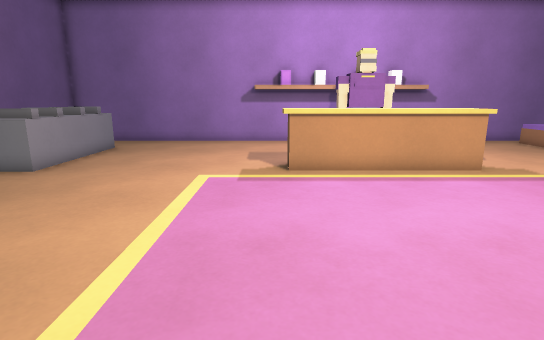
View 1 (above)

15 first-person views from a walk through a level from a Godot 3-D game. The camera is 1.2 m above the floor, tilts 12° down and sees 80° across. The floor is counted in squares, 0.5 m on a side. Each view is taken from the middle of a square. On the plan, view 1 faces up. The plan holds only what a view shows up to about 20 squares ahead; the rest is blank.

View 2
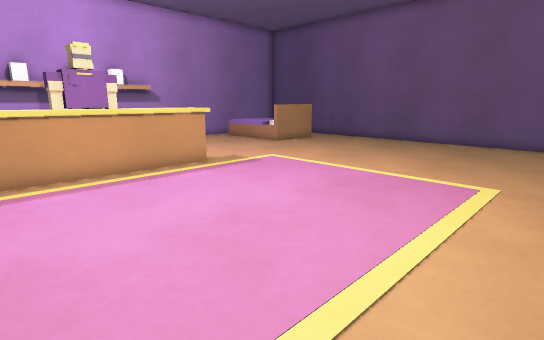

View 3
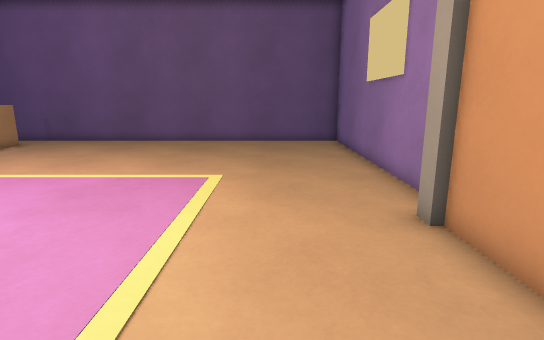

View 4
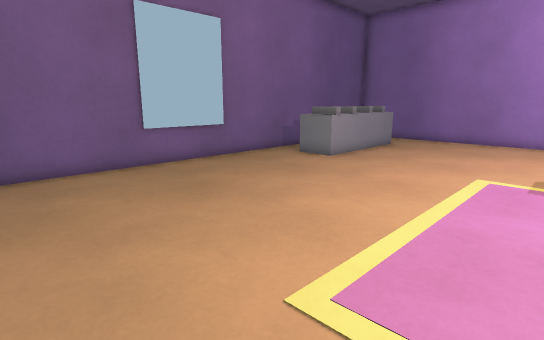

View 5
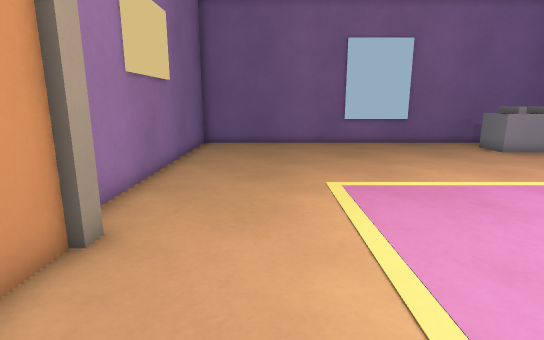

View 6
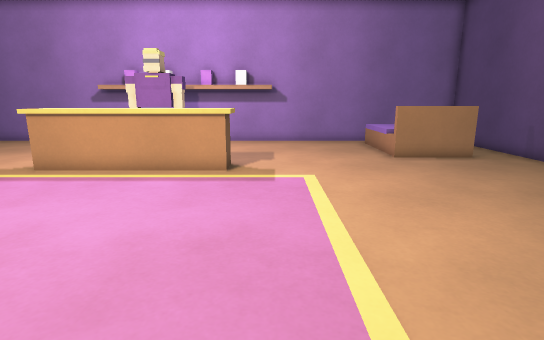

View 7
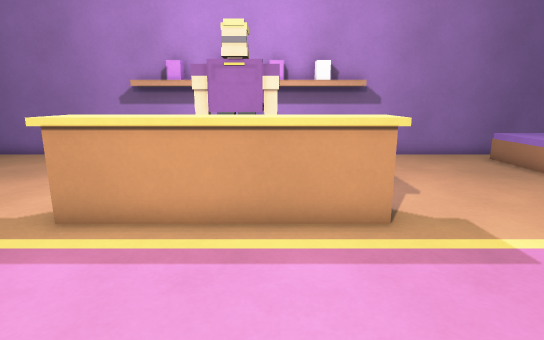

View 8
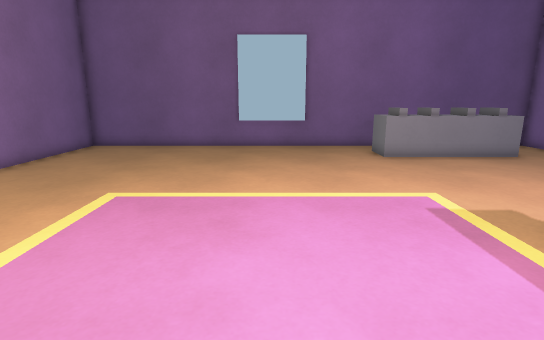

View 9
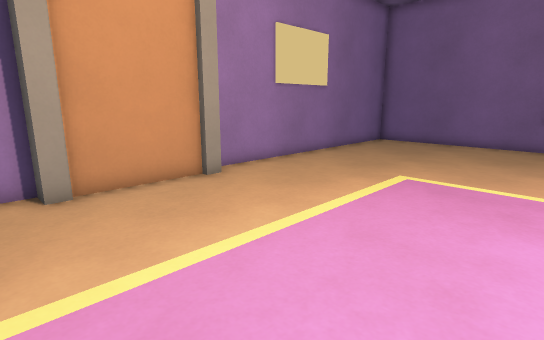

View 10
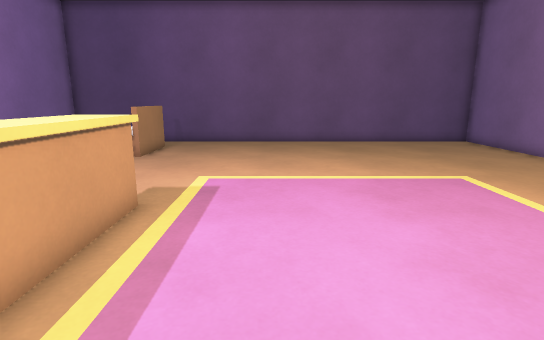

View 11
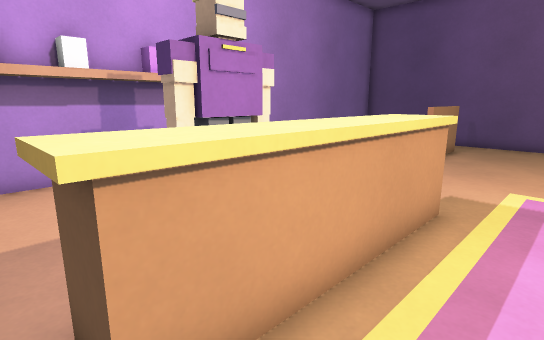

View 12
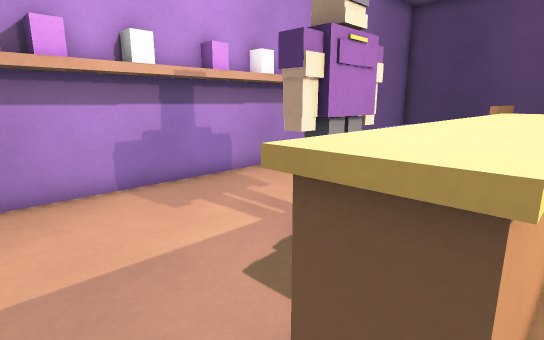

View 13
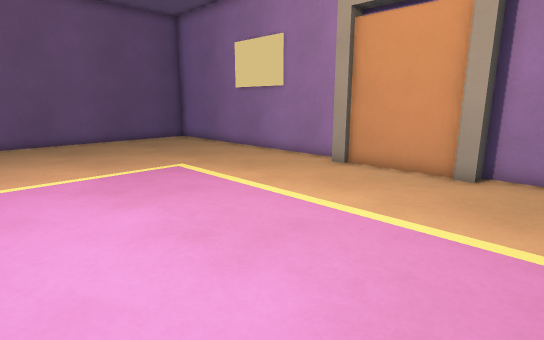

View 14
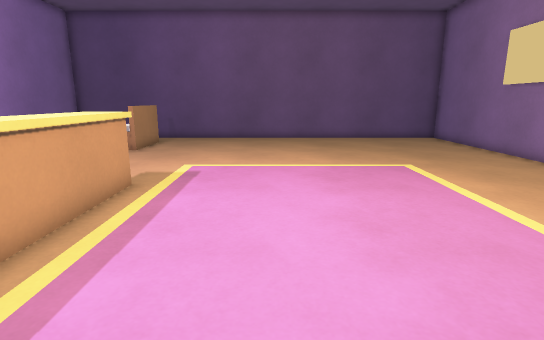

View 15
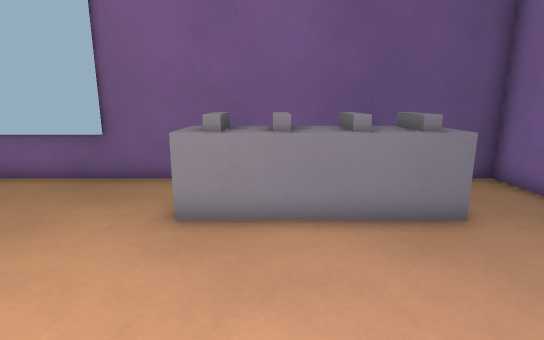

### Floor plan
Key: @ floor where view 1 was taken; # wall or solid block; . floor; D closed door; ^ raised ledge; C chest; B bed.
Columns run from 12 left of view 1 to 20 right of it. Each row starts with its distance up from view 1.
 20 #################################
 19 #..........###########.....     #
 18 # .........................     #
 17 #  ^.......................     #
 16 # ^^^............. ........    .#
 15 # ^^^..........C## ........    .#
 14 # ^^^..........#C# .......BBBBB.#
 13 # ^^^..........    .............#
 12 #.^^^........^^^^^^^............#
 11 #.^^.........^^^^^^^............#
 10 #...............................#
  9 #...............................#
  8 #...............................#
  7 #...............................#
  6 #...............................#
  5 #...............................#
  4 #...............................#
  3 #...............................#
  2 #...............................#
  1 #...............................#
  0 #...........@...................#
 -1 #...............................#
 -2 #...............................#
 -3 #............#DDDDD#............#
 -4 #################  ##############

Where each view was taken, in squares from view 1:
view 1: 0 up, 0 right, facing up
view 2: 0 up, 0 right, facing up-right
view 3: 0 up, 0 right, facing right
view 4: 1 down, 0 right, facing up-left
view 5: 0 up, 7 right, facing left
view 6: 0 up, 9 right, facing up
view 7: 5 up, 5 right, facing up
view 8: 6 up, 6 right, facing left
view 9: 6 up, 8 right, facing down-left
view 10: 8 up, 0 right, facing right
view 11: 9 up, 0 right, facing up-right
view 12: 11 up, 1 left, facing up-right
view 13: 8 up, 1 left, facing down-right
view 14: 7 up, 2 left, facing right
view 15: 13 up, 2 left, facing left
